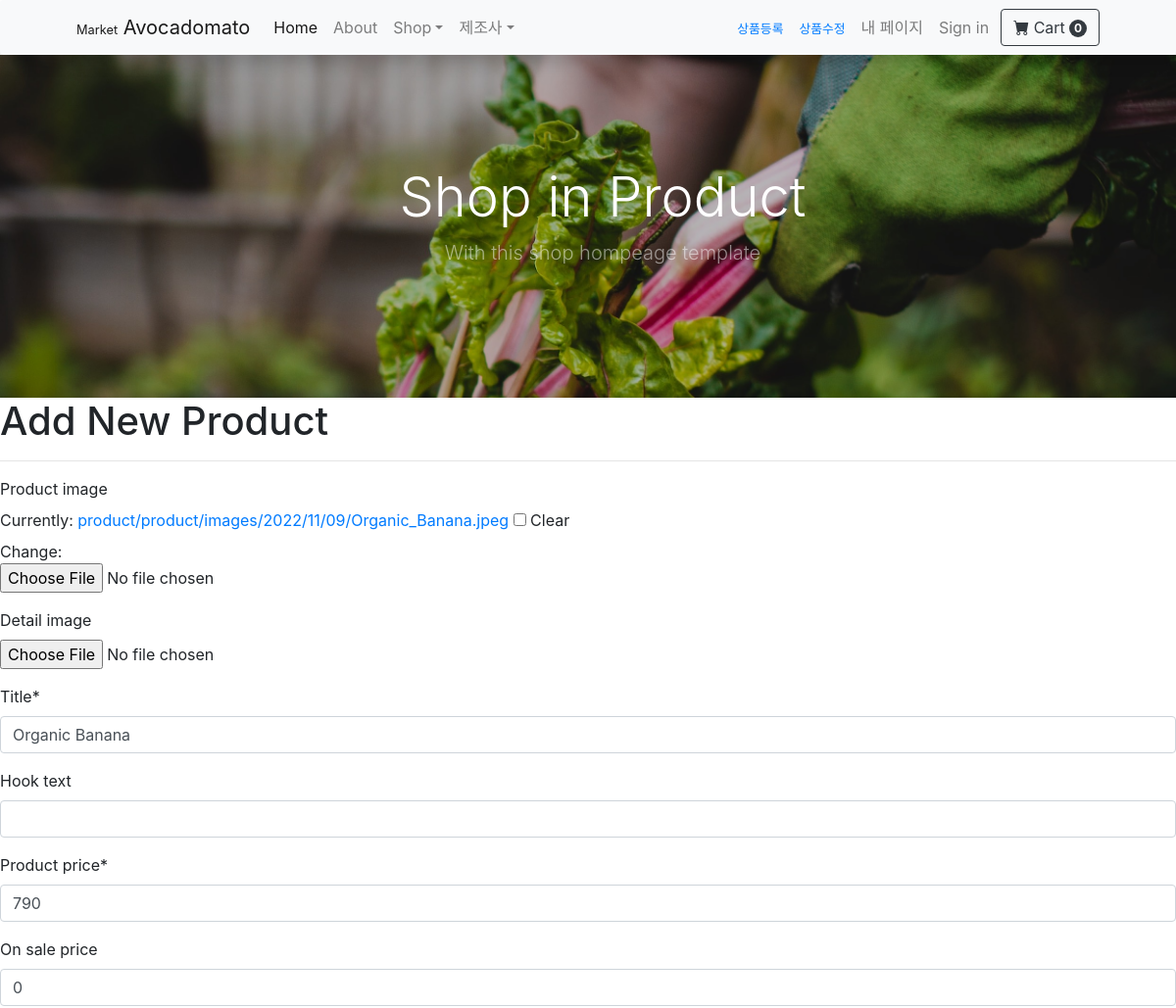
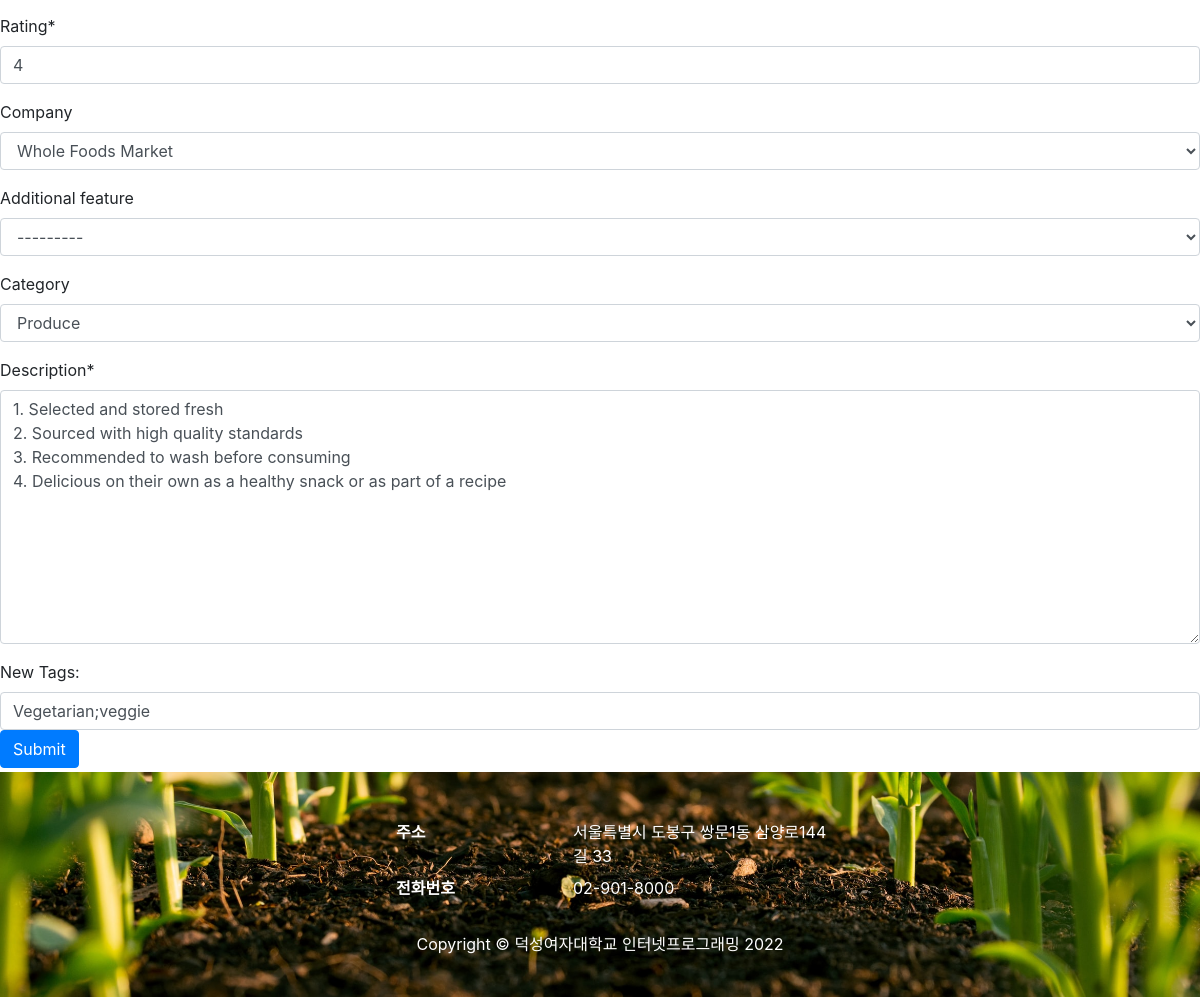
Page /product/update_product/1/ (signed in) on the committed database (2 pictures, top to bottom).
### product/models.py (models this page shows, shortened)
class Product(models.Model):
  title = models.CharField(max_length=80)
  hook_text = models.CharField(max_length=100, blank=True)
  description = models.TextField()
  date = models.DateField(default=timezone.now, editable=True)
  product_image = models.ImageField(upload_to='product/product/images//%Y/%m/%d/', blank=True)
  detail_image = models.ImageField(upload_to='product/product/images/%Y/%m/%d/', blank=True)
  product_price = models.IntegerField()
  on_sale_price = models.IntegerField(null=True, blank=True)
  rating = models.IntegerField(default=1, validators=[MaxValueValidator(5), MinValueValidator(1)])
  company = models.ForeignKey(Company, null=True, blank=True, on_delete=models.SET_NULL)
  category = models.ForeignKey(Category, null=True, blank=True, on_delete=models.SET_NULL)
  tags = models.ManyToManyField(Tag, blank=True)
  additional_feature = models.ForeignKey(AdditionalFeature, null=True, blank=True, on_delete=models.SET_NULL)
  author = models.ForeignKey(User, default='admin', null=True, on_delete=models.SET_NULL)

### product/views.py (the view, shortened to what this page needs)
# urls.py: path('update_product/<int:pk>/', views.ProductUpdate.as_view()),
class ProductUpdate(LoginRequiredMixin, UpdateView):
    model = Product
    fields = ['product_image', 'detail_image', 'title', 'hook_text', 'product_price',
              'on_sale_price', 'rating', 'company', 'additional_feature', 'category',
              'description']
    template_name = 'product/product_update_form.html'
    def dispatch(self, request, *args, **kwargs):
        if request.user.is_authenticated and request.user == self.get_object().author:
            return super(ProductUpdate, self).dispatch(request, *args, **kwargs)
        else:
            raise PermissionDenied
    def get_context_data(self, *, object_list=None, **kwargs):
        context = super(ProductUpdate, self).get_context_data()
        if self.object.tags.exists():
            tags_str_list = list()
            for tag in self.object.tags.all():
                tags_str_list.append(tag.name)
            context['tags_str_default'] = ';'.join(tags_str_list)
        context['categories'] = Category.objects.all()
        context['no_category_post_count'] = Product.objects.filter(category=None).count
        return context

### product/models.py (called while the page is built)
  def __str__(self):
    return self.name

  def __str__(self):
    return self.name

  def __str__(self):
    return self.name

### product/templates/product/product_update_form.html (shortened to what this page needs)
{% extends 'product/base.html' %}
{% load crispy_forms_tags %}
{% block main_area %}
{% include 'product/header.html' %}
  <h1>Add New Product</h1>
  <hr>
  <form method="post" enctype="multipart/form-data">
    {{form | crispy}}
    <div id="div_id_tags_str">
      <label for="id_tags">New Tags: </label>
      <input type="text" id="id_tags" name="tags_str" value="{{tags_str_default}}"
             class="textinput textInput form-control">
    </div>
    <button type="submit" class="btn btn-primary mb-1">Submit</button>
  </form>
{% endblock %}

### rows in the picture
Product: title "Organic Banana", product_price "790", on_sale_price "0", rating "4", company "Whole Foods Market", additional_feature "---------", category "Produce", description "1. Selected and stored fresh 2. Sourced with high quality standards 3. Recommended to wash before consuming 4. Delicious on their own as a healthy snack or as part of a recipe"
